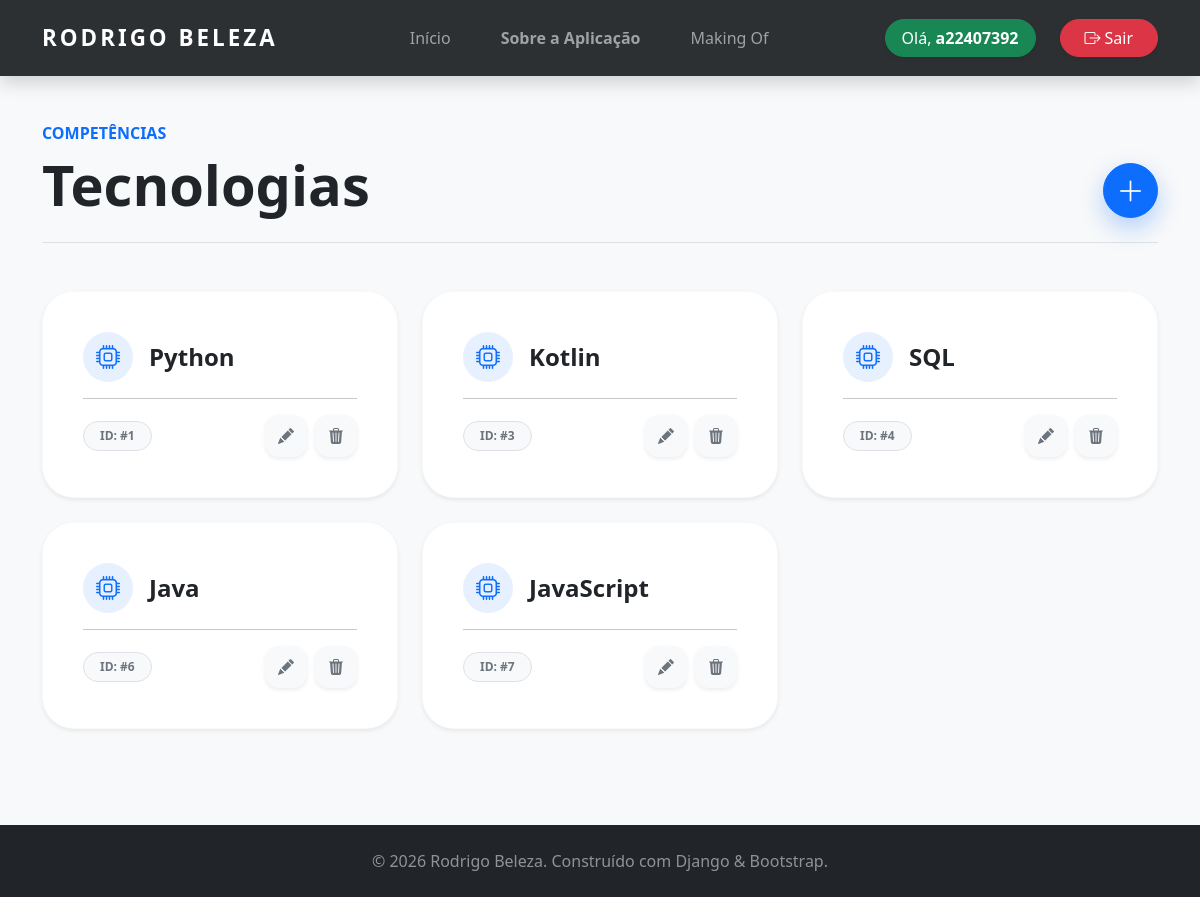
Page /tecnologias/ (signed in) on the earlier database version.
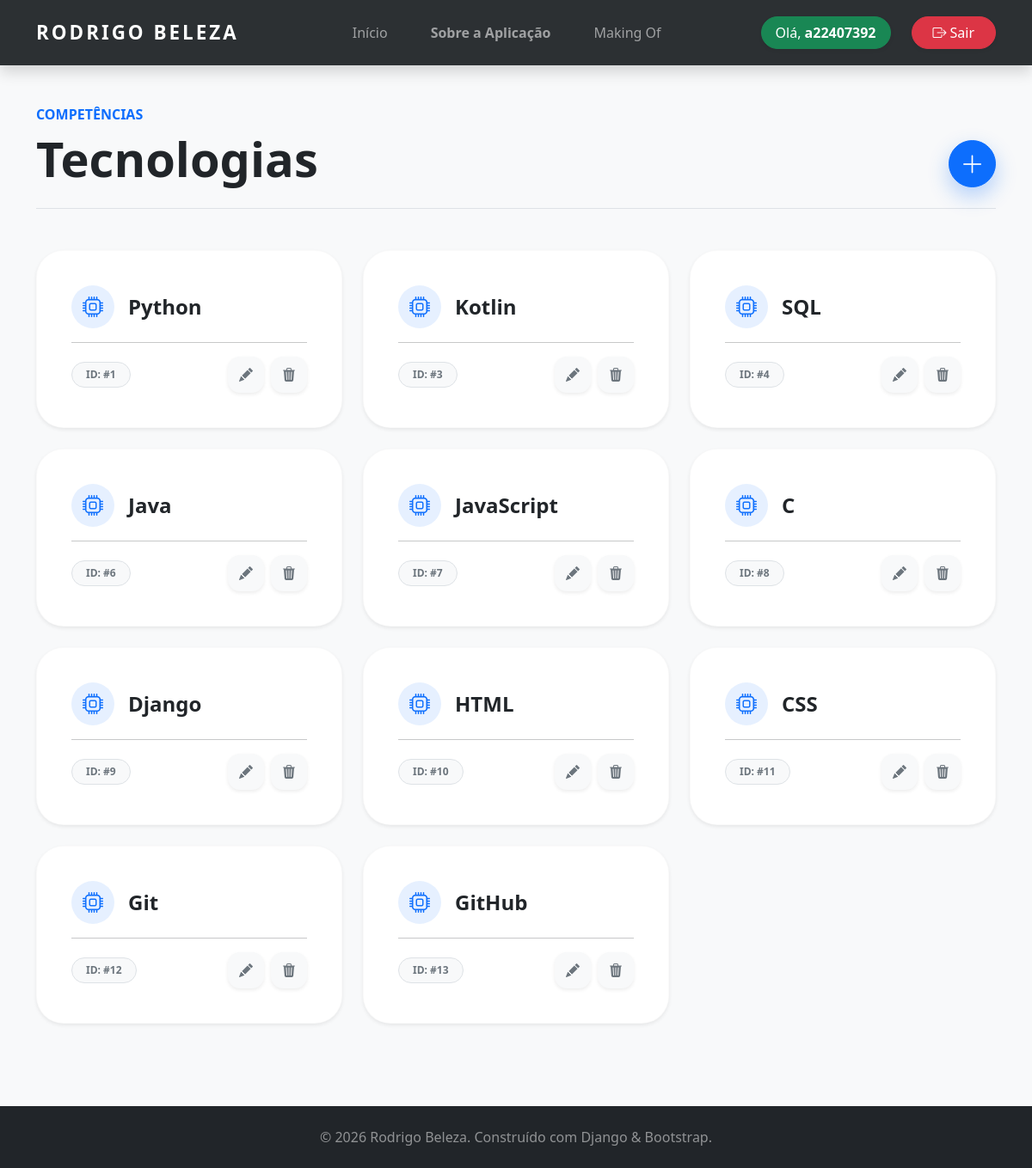
Same page on the later database version.
### portfolio/models.py (models this page shows, shortened)
class Tecnologia(models.Model):
    NIVEL_CHOICES = [(i, str(i)) for i in range(1, 6)]
    nome = models.CharField(max_length=100)
    logo = models.ImageField(upload_to='tecnologias/')
    link_oficial = models.URLField()
    detalhes = models.TextField()
    nivel_interesse = models.IntegerField(choices=NIVEL_CHOICES)
    tipo = models.ForeignKey(Tipo, on_delete=models.SET_NULL, null=True, related_name="tecnologias")

### portfolio/views.py (the view, shortened to what this page needs)
# urls.py: path('tecnologias/', views.tecnologias_view, name='tecnologias'),
@login_required
def tecnologias_view(request):
    tecnologias = Tecnologia.objects.all()
    return render(request, 'portfolio/tecnologias.html', {'tecnologias': tecnologias})

### portfolio/templates/portfolio/tecnologias.html (shortened to what this page needs)
{% extends 'portfolio/base.html' %}
{% block content %}
<div class="container py-5">
    <div class="d-flex justify-content-between align-items-end mb-5 border-bottom pb-4">
        <div>
            <h6 class="text-primary fw-bold text-uppercase ls-2 mb-2">Competências</h6>
            <h1 class="display-4 fw-bold mb-0">Tecnologias</h1>
        </div>
        {% if request.user.is_authenticated %}
            {% if request.user.is_superuser or request.user.groups.all.0.name == 'gestor-portfolio' %}
            <button class="btn btn-primary btn-add-header" data-bs-toggle="modal" data-bs-target="#modalAddTech" title="Adicionar Tecnologia">
                <i class="bi bi-plus-lg fs-3"></i>
            </button>
            {% endif %}
        {% endif %}
    </div>
    <div class="row g-4">
        {% for tecnologia in tecnologias %}
        <div class="col-md-6 col-lg-4">
            <div class="card tech-card shadow-sm rounded-5 p-4">
                <div class="card-body">
                    <div class="d-flex justify-content-between align-items-start mb-3">
                        <div class="d-flex align-items-center">
                            <div class="tech-icon-circle me-3">
                                <i class="bi bi-cpu"></i>
                            </div>
                            <h3 class="h4 fw-bold mb-0">{{ tecnologia.nome }}</h3>
                        </div>
                    </div>
                    <hr class="opacity-10 my-3">
                    <div class="d-flex justify-content-between align-items-center">
                        <span class="badge bg-light text-secondary rounded-pill px-3 py-2 border">
                            ID: #{{ tecnologia.id }}
                        </span>
                        {% if request.user.is_authenticated %}
                            {% if request.user.is_superuser or request.user.groups.all.0.name == 'gestor-portfolio' %}
                            <div class="d-flex gap-2">
                                <a href="{% url 'editar_tecnologia' tecnologia.id %}" class="action-btn btn-edit shadow-sm" title="Editar">
                                    <i class="bi bi-pencil-fill"></i>
                                </a>
                                <a href="{% url 'eliminar_tecnologia' tecnologia.id %}" class="action-btn btn-delete shadow-sm" title="Eliminar" onclick="return confirm('Tens a certeza que queres apagar {{ tecnologia.nome }}?');">
                                    <i class="bi bi-trash3-fill"></i>
                                </a>
                            </div>
                            {% endif %}
                        {% endif %}
                    </div>
                </div>
            </div>
        </div>
        {% endfor %}
    </div>
</div>
{% endblock %}

### portfolio/templates/portfolio/base.html (shortened to what this page needs)
<!DOCTYPE html>
<html lang="pt-pt">
<head>
    <link href="https://cdn.jsdelivr.net/npm/bootstrap@5.3.2/dist/css/bootstrap.min.css" rel="stylesheet">
    <link rel="stylesheet" href="https://cdn.jsdelivr.net/npm/bootstrap-icons@1.11.1/font/bootstrap-icons.css">
</head>
<body>
    <nav class="navbar navbar-expand-lg navbar-dark bg-dark sticky-top shadow py-3">
        <div class="container">
            <a class="navbar-brand" href="{% url 'home' %}">RODRIGO BELEZA</a>
            <div class="collapse navbar-collapse" id="navbarNav">
                <ul class="navbar-nav ms-auto align-items-center">
                    <li class="nav-item">
                        <a class="nav-link {% if request.resolver_match.url_name == 'home' %}active{% endif %}" href="{% url 'home' %}">Início</a>
                    </li>
                    <li class="nav-item">
                        <a class="nav-link fw-semibold {% if request.resolver_match.url_name == 'sobre' %}active{% endif %}" href="{% url 'sobre' %}">Sobre a Aplicação</a>
                    </li>
                    <li class="nav-item">
                        <a class="nav-link {% if request.resolver_match.url_name == 'makingofs' %}active{% endif %}" href="{% url 'makingofs' %}">Making Of</a>
                    </li>
                </ul>
                <ul class="navbar-nav ms-auto align-items-center gap-4">
                    {% if request.user.is_authenticated %}
                        <li class="nav-item">
                            <span class="btn btn-success rounded-pill px-3 shadow-sm nav-btn-animated" style="cursor: default;">
                                Olá, <strong>{{ request.user.username }}</strong>
                            </span>
                        </li>
                        <li class="nav-item">
                            <a class="btn btn-danger rounded-pill px-4 shadow-sm nav-btn-animated" href="{% url 'logout' %}">
                                <i class="bi bi-box-arrow-right me-1"></i>Sair
                            </a>
                        </li>
                    {% endif %}
                </ul>
            </div>
        </div>
    </nav>
    <main>
        {% block content %}
        {% endblock %}
    </main>
    <footer class="bg-dark text-white text-center py-4 mt-5">
        <div class="container">
            <p class="mb-0 text-white-50">&copy; 2026 Rodrigo Beleza. Construído com Django & Bootstrap.</p>
        </div>
    </footer>
</body>
</html>

### portfolio/templates/portfolio/base.html (style rules this page uses)
body { display: flex; flex-direction: column; min-height: 100vh; font-family: 'Segoe UI', Tahoma, Geneva, Verdana, sans-serif; background-color: #f8f9fa; }
main { flex: 1; }
.navbar { transition: all 0.3s ease; backdrop-filter: blur(10px); -webkit-backdrop-filter: blur(10px); background-color: rgba(33, 37, 41, 0.95) !important; }
.navbar-brand { font-weight: 800 !important; letter-spacing: 3px; text-transform: uppercase; font-size: 1.4rem; }
.nav-link { font-weight: 500; margin: 0 5px; padding: 8px 20px !important; transition: all 0.3s ease; border-radius: 50px; }
.nav-btn-animated { transition: all 0.3s cubic-bezier(0.25, 0.8, 0.25, 1); }

### portfolio/templates/portfolio/tecnologias.html (style rules this page uses)
.btn-add-header { width: 55px; height: 55px; border-radius: 50%; display: flex; align-items: center; justify-content: center; box-shadow: 0 10px 25px rgba(13, 110, 253, 0.3); transition: all 0.4s cubic-bezier(0.175, 0.885, 0.32, 1.275); }
.tech-card { transition: all 0.4s ease; background: #ffffff; border: 1px solid rgba(0,0,0,0.02); }
.action-btn { width: 42px; height: 42px; border-radius: 14px; display: flex; align-items: center; justify-content: center; transition: all 0.3s ease; border: none; background: #f8f9fa; color: #6c757d; text-decoration: none; }
.tech-icon-circle { width: 50px; height: 50px; background: rgba(13, 110, 253, 0.1); color: #0d6efd; border-radius: 50%; display: flex; align-items: center; justify-content: center; font-size: 1.5rem; }

Differences in the rows shown:
added Tecnologia: nome "C", id "8"
added Tecnologia: nome "Django", id "9"
added Tecnologia: nome "HTML", id "10"
added Tecnologia: nome "CSS", id "11"
added Tecnologia: nome "Git", id "12"
added Tecnologia: nome "GitHub", id "13"
